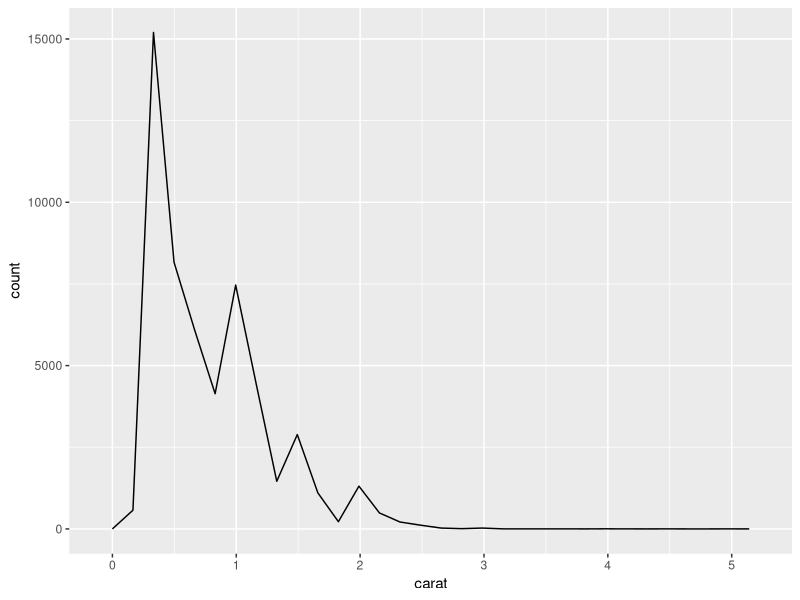
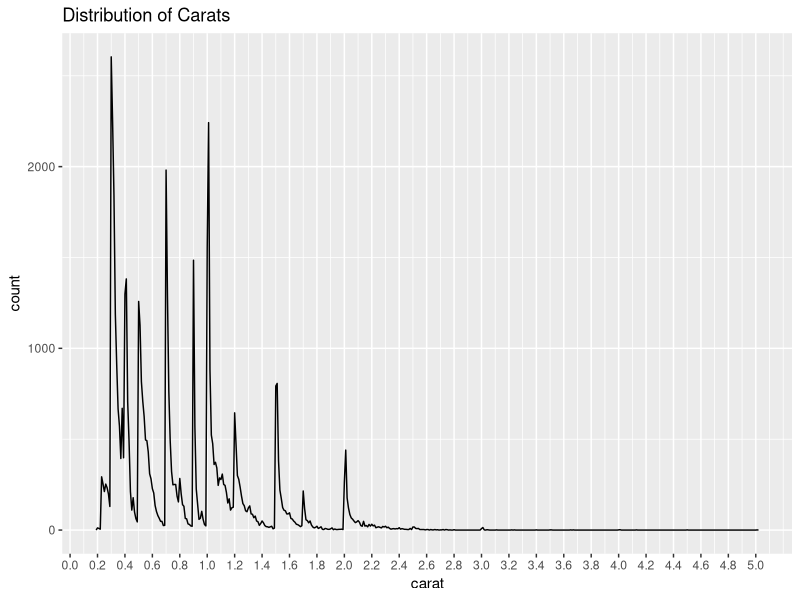
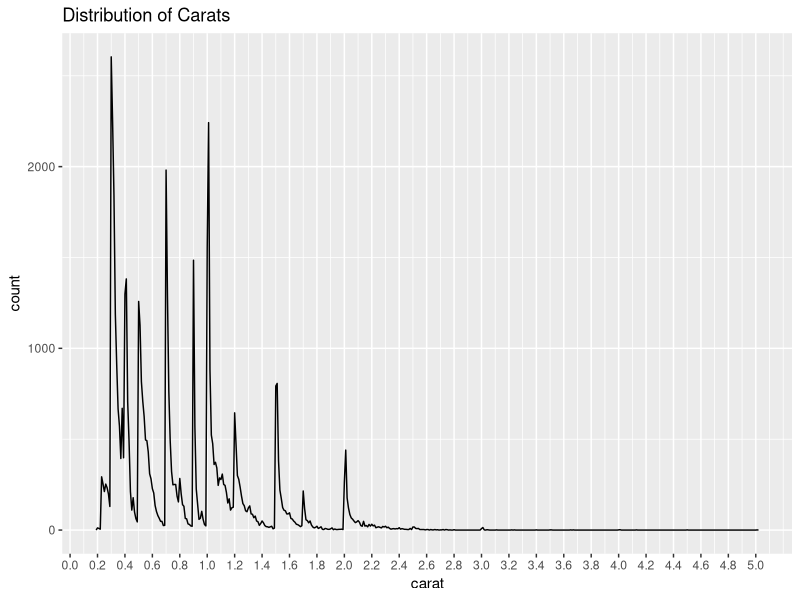

These charts were generated, in order, by the following R code:
library(ggplot2)
data(diamonds)


ggplot(aes(x=carat), data=diamonds) +
  geom_freqpoly()


ggplot(aes(x=carat), data=diamonds) +
  geom_freqpoly(binwidth=.01) +
  scale_x_continuous(breaks = seq(0,5,.2)) +
  ggtitle('Distribution of Carats')
ggsave('visualizations/DistributionCarats.png')
